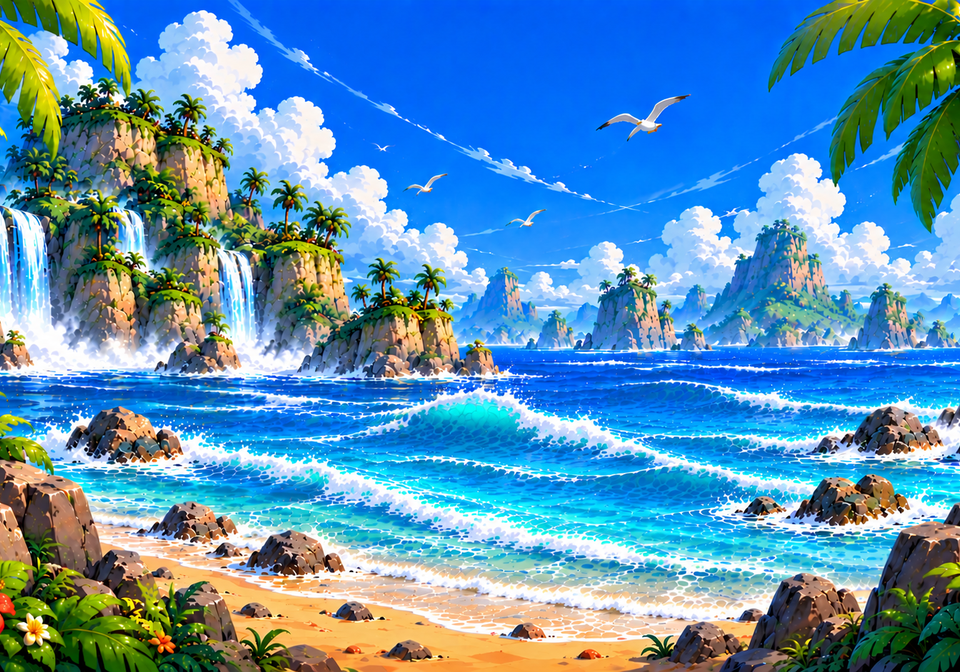
#> input picture assets/worlds/world_01/backdrop/frame_01.png, 960 x 672 px
$ python -i extract_background_frames.py   (imports and definitions only)
#> lines starting #> are read from the running program, lines starting #| are printed output that depends on the picture
"""Prepara el fondo animado del Mundo 1 a partir de los fotogramas FHD de la playa.

Uso:
    python3 tools/sprites/extract_background_frames.py
    godot --headless --path . --import
    godot --headless --path . -s tools/build_arenas.gd

Fuente: assets/references/worlds/world_01_background_fhd/frame_NN.png (10 fotogramas de
1672x941, misma cámara). Están alineados (desplazamiento < 1 px) pero no son idénticos: cada
uno se generó aparte, así que el cielo, la tierra y la vegetación «hierven» un poco si se
reproducen enteros. Solo el mar y la orilla cambian de verdad (olas y espuma). Por eso:
  - base.png      = el fotograma 1 (tierra, cielo, cascadas, palmeras quedan quietos),
  - frame_NN.png  = todos los fotogramas al tamaño de la arena,
  - sea_mask.png  = máscara suave de lo que se mueve (desviación entre fotogramas, limitada a
                    la franja del mar): solo ahí se funden unos con otros (AnimatedBackdrop).
Los fotogramas se escalan para cubrir `COVER_HEIGHT` px de alto y se recortan al ancho de la
arena (centrados), así el juego los dibuja 1:1.

(Antes se usaba la rejilla de 30 fotogramas pequeños world_01_background_frames.png, que no
forman una secuencia continua; queda en references/ como histórico.)
"""
import json
from pathlib import Path

import cv2
import numpy as np
from PIL import Image

ROOT = Path(__file__).resolve().parents[2]
SRC = ROOT / "assets/references/worlds/world_01_background_fhd"
OUT = ROOT / "assets/worlds/world_01/backdrop"
ARENA_W = 960
COVER_HEIGHT = 672          # igual que AnimatedBackdrop.cover_height
BASE_FRAME = 1
# Franja donde puede haber movimiento, en fracción del alto de la imagen (mar y orilla).
SEA_BAND = (0.52, 0.93)
MOTION_BLUR = 9             # suavizado del mapa de movimiento (px de la fuente)
MOTION_THRESHOLD = 17.0     # desviación típica (0-255) a partir de la cual se considera mar
FEATHER = 18                # borde suave de la máscara (px de la fuente)


# [6 lines left out: function fit, not called in this run]


def sea_mask(gray: np.ndarray) -> np.ndarray:
    std = cv2.GaussianBlur(gray.std(axis=0), (0, 0), MOTION_BLUR)
    h = std.shape[0]
    band = np.zeros_like(std, dtype=bool)
    band[int(h * SEA_BAND[0]):int(h * SEA_BAND[1])] = True
    moving = ((std > MOTION_THRESHOLD) & band).astype(np.uint8)
    # Solo la zona grande del mar (fuera quedan brillos sueltos de la vegetación).
    n, lab, stats, _ = cv2.connectedComponentsWithStats(moving, 8)
    if n > 1:
        big = 1 + int(np.argmax(stats[1:, cv2.CC_STAT_AREA]))
        moving = (lab == big).astype(np.uint8)
    moving = cv2.morphologyEx(moving, cv2.MORPH_CLOSE, np.ones((41, 41), np.uint8))
    # Rellenar huecos (rocas dentro del mar: se funden también, están alineadas).
    inv = (1 - moving).astype(np.uint8)
    n2, lab2, _, _ = cv2.connectedComponentsWithStats(inv, 4)
    edge = set(np.unique(np.concatenate([lab2[0], lab2[-1], lab2[:, 0], lab2[:, -1]])))
    moving |= ((lab2 > 0) & ~np.isin(lab2, list(edge))).astype(np.uint8)
    soft = cv2.GaussianBlur(moving.astype(np.float32), (0, 0), FEATHER)
    return (np.clip(soft, 0.0, 1.0) * 255).astype(np.uint8)


# [35 lines left out: function main, not called in this run]


# [2 lines not run here, left out]

>>> import cv2
>>> picture = cv2.imread('../../assets/worlds/world_01/backdrop/frame_01.png', cv2.IMREAD_GRAYSCALE)
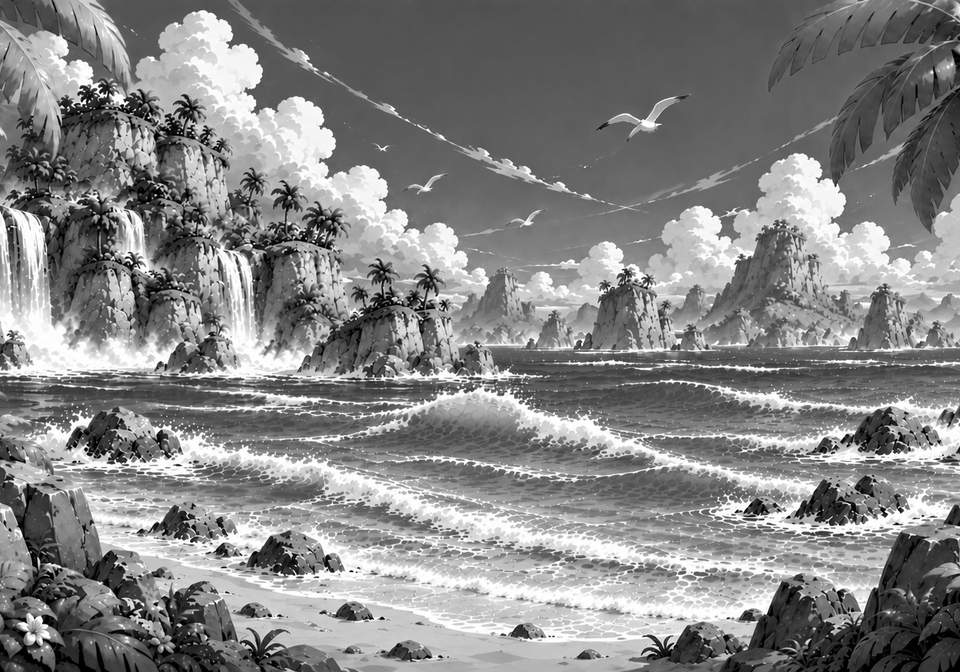
#> picture: shape (672, 960); min 0, max 255, mean 133
>>> result = sea_mask(picture)
#> in sea_mask, `std = cv2.GaussianBlur(gray.std(axis=0), (0, 0), MOTION_BLUR)`: std = 960 values, max 74.93 at index 38, min 51.81 at index 644, mean 60.75
#> in sea_mask, `moving = ((std > MOTION_THRESHOLD) & band).astype(np.uint8)`: moving = 960 values, max 1 at index 499, min 0 at index 0, mean 0.409
#> in sea_mask, `n, lab, stats, _ = cv2.connectedComponentsWithStats(moving, 8)`: n = 2; lab has the same summary as moving; stats = [[0, 0, 1, 960, 567], [0, 499, 1, 393, 393]]
#> in sea_mask, `big = 1 + int(np.argmax(stats[1:, cv2.CC_STAT_AREA]))`: big = 1
#> in sea_mask, `inv = (1 - moving).astype(np.uint8)`: inv = 960 values, max 1 at index 0, min 0 at index 499, mean 0.591
#> in sea_mask, `n2, lab2, _, _ = cv2.connectedComponentsWithStats(inv, 4)`: n2 = 3; lab2 = 960 values, max 2 at index 892, min 0 at index 499, mean 0.661
#> in sea_mask, `edge = set(np.unique(np.concatenate([lab2[0], lab2[-1], lab2[:, 0], la..`: edge = 3 items
#> in sea_mask, `soft = cv2.GaussianBlur(moving.astype(np.float32), (0, 0), FEATHER)`: soft = 960 values, max 1 at index 571, min 0 at index 0, mean 0.409
#> result = 960 values, max 254 at index 547, min 0 at index 0, mean 104
